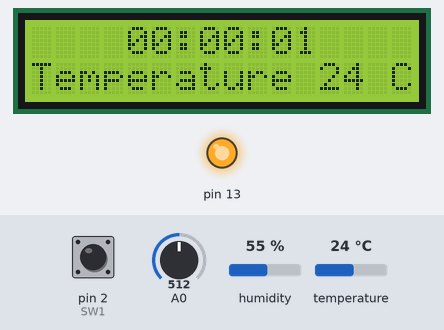
Recording of a sketch running on a simulated Arduino Uno, built with avr-gcc and run on an emulated ATmega328P. Parts: 16×2 character LCD, output pins drawn as LEDs (lit = HIGH). The test bench sets the inputs (shaded band); at power-on: pin 2 (SW1) HIGH, A0 = 512, humidity 55 %, temperature 24 °C.

Above: at 1.2 s.
1.3 s: pin 2 (SW1) pulled LOW for 0.15 s
At 2.6 s:
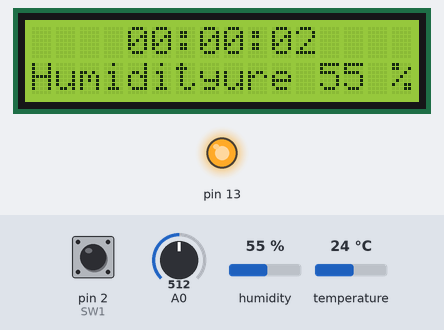
5.5 s: pin 2 (SW1) pulled LOW for 1 s
At 6.9 s:
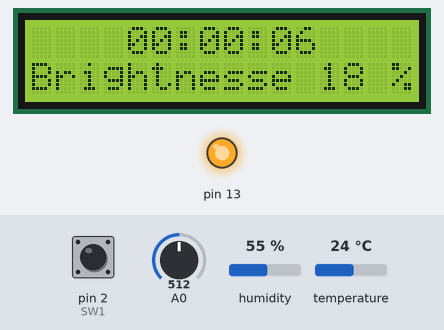
9.6 s: A0 set to 490
At 10.9 s:
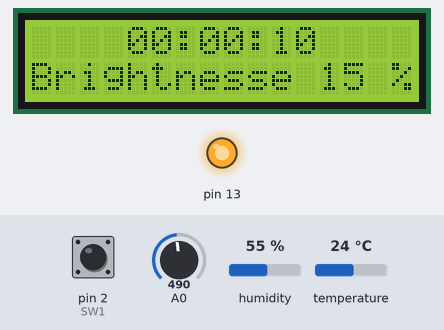
11.1 s: A0 set to 510
At 12.0 s:
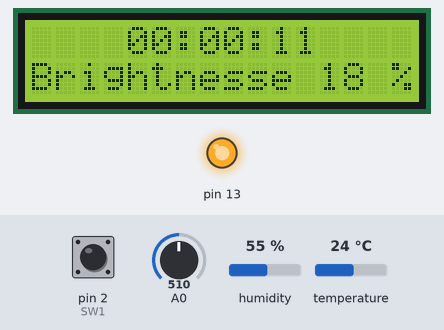
12.6 s: A0 set to 306
At 14.0 s:
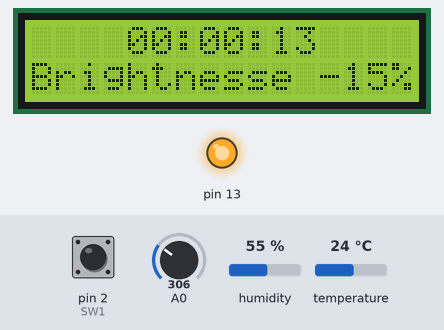
Timing chart, 0 to 15.1 s (numbered marks = the images above; inputs shaded):
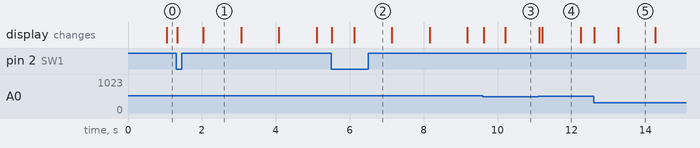

The sketch:

LCD_TMP.ino
```cpp
#include <LiquidCrystal_I2C.h>
#include "DHT.h"
#define SW1 2
#define SW2 3
bool sw1State = 0;
unsigned long previousPress;
unsigned long previousTimeMode;
unsigned long currentTime;
uint8_t Mode = 1;
DHT dht(7, DHT22);
LiquidCrystal_I2C lcd(0x27, 16, 2);

unsigned long previousTime;
uint8_t second = 0;
uint8_t minute = 0;
uint8_t hour = 0;

uint8_t second_F;
uint8_t second_S;
uint8_t minute_F;
uint8_t minute_S;
uint8_t hour_F;
uint8_t hour_S;

void setup() {
  pinMode(13, OUTPUT);
  digitalWrite(13, HIGH);
  attachInterrupt(0, button1, FALLING);
  Serial.begin(9600);
  dht.begin();
  lcd.init();
  lcd.backlight();
  lcd.setCursor(6, 0); lcd.print(":");
  lcd.setCursor(9, 0); lcd.print(":");
}

void button1(){
  sw1State = 1;
}

void selectMode() {
  if (((millis() - previousPress) > 200) && sw1State) {
    previousPress = millis();
    if (digitalRead(SW1) == LOW) {
      if(Mode < 3 && Mode >= 1) {
        Mode++;
      }
      else {
        Mode = 1;
      }
      sw1State = 0;
    }
  }
}

// GEN TIME
void generateTime() {
  currentTime = millis();
  if(currentTime - previousTime > 1000) {
    previousTime = currentTime;
    second++;
    if(second >= 60) {
      second = 0;
      minute++;
    }

    if(minute >= 60) {
      minute = 0;
      hour++;
    }

    if(hour >= 24) {
      hour = 0;
    }
  }
  else{
    if(currentTime < previousTime) previousTime = 0;
  }
}

void LatchTime() {
  analyzeUnit();
  lcd.setCursor(4, 0); lcd.print(hour_F);
  lcd.setCursor(5, 0); lcd.print(hour_S);
  lcd.setCursor(7, 0); lcd.print(minute_F);
  lcd.setCursor(8, 0); lcd.print(minute_S);
  lcd.setCursor(10, 0); lcd.print(second_F);
  lcd.setCursor(11, 0); lcd.print(second_S);
}

uint8_t separateFirstBit(uint8_t data) {
  if(data >= 10) return data / 10;
  else return 0;
}

uint8_t separateSecBit(uint8_t data) {
  return data % 10;
}

void analyzeUnit() {
  second_F = separateFirstBit(second);
  second_S = separateSecBit(second);

  minute_F = separateFirstBit(minute);
  minute_S = separateSecBit(minute);

  hour_F = separateFirstBit(hour);
  hour_S = separateSecBit(hour);
}


int data;
uint8_t level;
void loop() {
  generateTime();
  LatchTime();
  selectMode();
  data = analogRead(A0);
  if (data >= 400 && data < 500) level = 0;
  else if (data >= 500 && data < 600) level = 1;
  else if (data >= 600 && data < 700) level = 2;
  else if (data >= 700 && data < 800) level = 3;
  else if (data >= 800 && data < 900) level = 4;
  else if (data >= 900) level = 5;
  int h = dht.readHumidity();
  int t = dht.readTemperature();
  if (isnan(h) || isnan(t)) return;
//    map(data, 400, 1000, 0, 100);

  if(Mode == 1) {
    lcd.setCursor(0, 1); lcd.print("Temperature");
    lcd.setCursor(15, 1); lcd.print("C");
    lcd.setCursor(12, 1); lcd.print(String(t));
  }

  if(Mode == 2) {
    lcd.setCursor(0, 1); lcd.print("Humidity");
    lcd.setCursor(15, 1); lcd.print("%");
    lcd.setCursor(12, 1); lcd.print(String(h));
  }

  if(Mode == 3) {
    lcd.setCursor(0, 1); lcd.print("Brightness");
    lcd.setCursor(15, 1); lcd.print("%");
    lcd.setCursor(12, 1); lcd.print(String(map(data, 400, 1000, 0, 100)));
  }


}
```

Measured:
- after the input at 1.3 s, the display: first changes at once (image 1 shows a later state)
- after the input at 5.5 s, the display: first changes at once (image 2 shows a later state)
- after the input at 9.6 s, the display: first changes at once (image 3 shows a later state)
- what the display in image 1 shows lasts 1.1 s, from 2.0 s to 3.1 s
